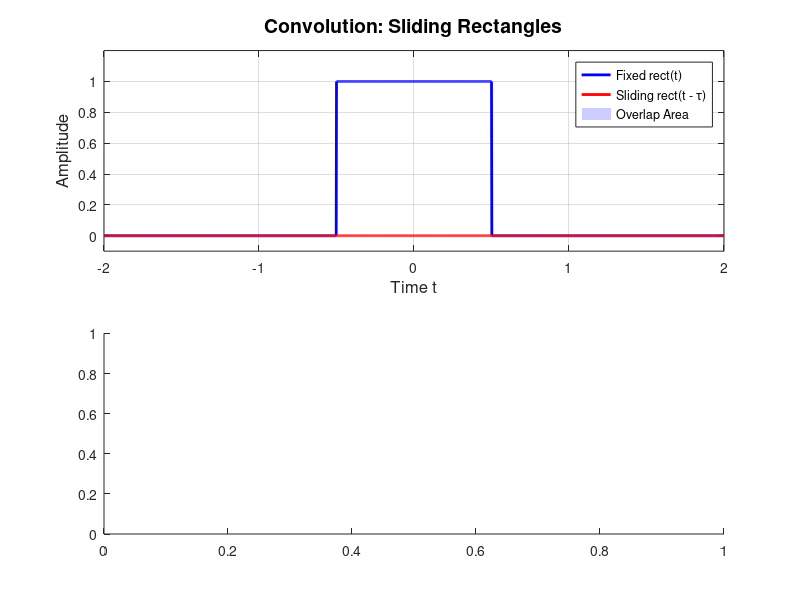

MATLAB code for this plot: (Note: this script raises an error after producing the figure.)
clc; clear; close all;

choice = menu('Select Animation', ...
    '1) rect * rect -> triangle (improved with labels and colors)', ...
    '2) Periodic triangular message (improved with cumulative build-up)', ...
    '3) Building the spectrum of periodic triangular message', ...
    '4) AM modulation envelope (improved true animation with zoom and labels)', ...
    '5) Effect of modulation index in AM (from under to over-modulation)', ...
    '6) AM modulated spectrum animation (shifting message spectrum)', ...
    '7) DSB-SC phase effect (improved with simultaneous animation and envelopes)', ...
    '8) Continuous phase change in DSB-SC', ...
    '9) Comparison between AM and DSB-SC waveforms');

switch choice
%% =========================================================
case 1 % rect * rect -> triangle (improved with labels, colors, and slower animation)
    dt = 0.002;
    t = -2:dt:2;
    rect1 = double(abs(t) <= 0.5);
    figure('Color','w', 'Position', [100 100 800 600])
    subplot(2,1,1)
    h1 = plot(t, rect1, 'b', 'LineWidth', 2); hold on
    h2 = plot(t, zeros(size(t)), 'r', 'LineWidth', 2);
    h3 = area(t, zeros(size(t)), 'FaceColor', [0.8 0.8 1], 'EdgeColor','none');
    title('Convolution: Sliding Rectangles', 'FontSize', 14)
    xlabel('Time t', 'FontSize', 12)
    ylabel('Amplitude', 'FontSize', 12)
    ylim([-0.1 1.2]); grid on
    legend('Fixed rect(t)', 'Sliding rect(t - \tau)', 'Overlap Area')
    subplot(2,1,2)
    h4 = animatedline('Color', 'g', 'LineWidth', 2);
    title('Resulting Triangle from Convolution', 'FontSize', 14)
    xlabel('Shift \tau', 'FontSize', 12)
    ylabel('Convolution Value', 'FontSize', 12)
    ylim([0 1.2]); grid on
    for k = 1:length(t)
        shift = t(k);
        rect2 = double(abs(t - shift) <= 0.5);
        overlap = rect1 .* rect2;
        conv_val = sum(overlap)*dt;
        set(h2,'YData',rect2)
        set(h3,'YData',overlap)
        addpoints(h4, t(k), conv_val)
        drawnow
        pause(0.005) % Slower for better visualization
    end
%% =========================================================
case 2 % Periodic triangular message (improved with cumulative build-up of pulses)
    dt = 0.0005;
    t = -0.4:dt:0.4;
    T0 = 0.12;
    alpha = 0.04;
    figure('Color','w', 'Position', [100 100 800 400])
    h = animatedline('LineWidth', 2, 'Color', 'b');
    title('Building Periodic Triangular Message m(t)', 'FontSize', 14)
    xlabel('Time (s)', 'FontSize', 12)
    ylabel('Amplitude', 'FontSize', 12)
    ylim([0 1.2]); grid on
    m_cum = zeros(size(t));
    for n = -5:5
        tau = t - n*T0;
        tri = max(1 - abs(tau)/alpha, 0);
        m_cum = m_cum + tri;
        set(h, 'XData', t, 'YData', m_cum);
        drawnow
        pause(0.5) % Pause to show each pulse addition
    end
    text(0, 1.1, 'Final Periodic Signal', 'FontSize', 12, 'HorizontalAlignment', 'center')
%% =========================================================
case 3 % Building the spectrum of periodic triangular message
    alpha = 40e-3;
    f0 = 1 / 120e-3;
    n_max = 10; % Number of harmonics to show
    f = -n_max*f0 : f0/100 : n_max*f0;
    sinc_env = alpha * f0 * sinc(alpha * f).^2; % Fixed: added f0
    figure('Color','w', 'Position', [100 100 800 400])
    plot(f, sinc_env, 'k--', 'LineWidth', 1.5); hold on
    title('Spectrum of Periodic Triangular m(t): Building Harmonics', 'FontSize', 14)
    xlabel('Frequency (Hz)', 'FontSize', 12)
    ylabel('|M(f)|', 'FontSize', 12)
    grid on
    ylim([0 max(sinc_env)*1.1])
    h_stems = [];
    for n = -n_max:n_max
        cn = alpha * f0 * sinc(n * alpha * f0)^2;
        h_stem = stem(n*f0, cn, 'b', 'LineWidth', 2, 'MarkerSize', 8);
        h_stems = [h_stems h_stem];
        text(n*f0, cn + 0.01, ['c_' num2str(n)], 'FontSize', 10, 'HorizontalAlignment', 'center')
        drawnow
        pause(0.5)
    end
    legend('sinc^2 Envelope', 'Harmonic Components')
%% =========================================================
case 4 % AM modulation TRUE animation (improved with moving window, labels, and envelope highlights)
    dt = 0.0005;
    t = 0:dt:0.4;
    fc = 100;
    T0 = 0.12;
    alpha = 0.04;
    % build periodic triangular message
    m = zeros(size(t));
    for n = -5:5
        tau = t - n*T0;
        tri = max(1 - abs(tau)/alpha, 0);
        m = m + tri;
    end
    carrier = cos(2*pi*fc*t);
    s = (1 + m) .* carrier; % Assuming ka=1, Ac=1
    window = 0.03; % visible moving time window
    figure('Color','w', 'Position', [100 100 800 800])
    subplot(3,1,1)
    plot(t, m, 'b', 'LineWidth', 2)
    title('Message Signal m(t)', 'FontSize', 14)
    xlabel('Time (s)', 'FontSize', 12)
    ylabel('Amplitude', 'FontSize', 12)
    ylim([0 1.2]); grid on
    h_cursor1 = xline(0,'r','LineWidth',2);
    subplot(3,1,2)
    plot(t, carrier, 'r', 'LineWidth', 2)
    title('Carrier Signal c(t)', 'FontSize', 14)
    xlabel('Time (s)', 'FontSize', 12)
    ylabel('Amplitude', 'FontSize', 12)
    ylim([-1.2 1.2]); grid on
    h_cursor2 = xline(0,'r','LineWidth',2);
    subplot(3,1,3)
    plot(t, s, 'g', 'LineWidth', 2); hold on
    h_env_pos = plot(t, 1+m, 'k--', 'LineWidth', 1.5);
    h_env_neg = plot(t, -(1+m), 'k--', 'LineWidth', 1.5);
    title('AM Modulated Signal s(t) with Envelopes', 'FontSize', 14)
    xlabel('Time (s)', 'FontSize', 12)
    ylabel('Amplitude', 'FontSize', 12)
    ylim([-2 2]); grid on
    legend('s(t)', 'Positive Envelope', 'Negative Envelope')
    h_cursor3 = xline(0,'r','LineWidth',2);
    for k = 1:5:length(t)
        t_now = t(k);
        set(h_cursor1,'Value',t_now)
        set(h_cursor2,'Value',t_now)
        set(h_cursor3,'Value',t_now)
        subplot(3,1,1)
        xlim([t_now-window/2 t_now+window/2]) % Centered zoom
        subplot(3,1,2)
        xlim([t_now-window/2 t_now+window/2])
        subplot(3,1,3)
        xlim([t_now-window/2 t_now+window/2])
        drawnow
        pause(0.01)
    end
%% =========================================================
case 5 % Effect of modulation index in AM (improved with triangular message)
    dt = 0.0005;
    t = 0:dt:0.4; % Longer to show multiple periods
    fc = 100; % Higher fc for better visualization
    T0 = 0.12;
    alpha = 0.04;
    Ac = 1;
    % build periodic triangular message, max=1
    m = zeros(size(t));
    for n = -5:5
        tau = t - n*T0;
        tri = max(1 - abs(tau)/alpha, 0);
        m = m + tri;
    end
    figure('Color','w', 'Position', [100 100 800 400])
    h_s = animatedline('Color', 'b', 'LineWidth', 2);
    hold on
    h_env_pos = plot(t, zeros(size(t)), 'k--', 'LineWidth', 1.5);
    h_env_neg = plot(t, zeros(size(t)), 'k--', 'LineWidth', 1.5);
    title('AM with Varying Modulation Index \mu (Triangular Message)', 'FontSize', 14)
    xlabel('Time (s)', 'FontSize', 12)
    ylabel('Amplitude', 'FontSize', 12)
    ylim([-2 2]); grid on
    h_text = text(0.05, 1.5, '\mu = 0', 'FontSize', 12);
    mu_values = 0:0.05:1.5; % Finer steps
    for mu = mu_values
        s = Ac * (1 + mu * m) .* cos(2*pi*fc*t);
        env_pos = Ac * (1 + mu * m);
        env_neg = -Ac * (1 + mu * m);
        set(h_env_pos, 'YData', env_pos);
        set(h_env_neg, 'YData', env_neg);
        set(h_text, 'String', ['\mu = ' num2str(mu)]);
        set(h_s, 'XData', [], 'YData', []);
        for k = 1:length(t)
            xdata = get(h_s, 'XData');
            ydata = get(h_s, 'YData');
            set(h_s, 'XData', [xdata t(k)], 'YData', [ydata s(k)]);
            drawnow limitrate
        end
        pause(0.5)
    end
    text(0.05, -1.5, 'Over-modulation causes envelope distortion', 'FontSize', 10)
%% =========================================================
case 6 % AM modulated spectrum animation (improved with discrete harmonics)
    alpha = 40e-3;
    f0 = 1 / 120e-3;
    fc = 100; % Carrier frequency
    n_max = 5;
    n = -n_max:n_max;
    f_disc = n * f0;
    M_disc = alpha * f0 * sinc(alpha * f_disc).^2;
    figure('Color','w', 'Position', [100 100 800 400])
    subplot(2,1,1)
    stem(f_disc, abs(M_disc), 'b', 'LineWidth', 2); hold on
    title('Message Spectrum M(f) - Discrete Harmonics', 'FontSize', 14)
    xlabel('Frequency (Hz)', 'FontSize', 12)
    ylabel('|M(f)|', 'FontSize', 12)
    grid on
    subplot(2,1,2)
    title('AM Spectrum S(f): Shifting and Adding', 'FontSize', 14)
    xlabel('Frequency (Hz)', 'FontSize', 12)
    ylabel('|S(f)|', 'FontSize', 12)
    xlim([-fc - n_max*f0 - 10, fc + n_max*f0 + 10])
    ylim([0 max([0.5, max(0.5*abs(M_disc))])*1.1])
    grid on
    % Animate shifting to +fc and -fc
    for shift = 0:2:fc % Larger step for faster animation
        cla;
        stem([-fc fc], [0.5 0.5], 'r', 'LineWidth', 2);
        f_pos = f_disc + shift;
        f_neg = f_disc - shift;
        stem(f_pos, 0.5 * abs(M_disc), 'g');
        stem(f_neg, 0.5 * abs(M_disc), 'g');
        xlim([-fc - n_max*f0 - 10, fc + n_max*f0 + 10])
        ylim([0 max([0.5, max(0.5*abs(M_disc))])*1.1])
        grid on
        drawnow
        pause(0.01)
    end
    legend('Carrier Deltas', 'Shifted M(f)')
%% =========================================================
case 7 % DSB-SC phase effect (improved with simultaneous point-by-point animation across all phases)
    t = 0:0.0005:0.2;
    fm = 5;
    fc = 50;
    phi_list = [0 pi/4 pi/2 3*pi/4];
    Am = 1; Ac = 1;
    figure('Color','w', 'Position', [100 100 800 800])
    h = gobjects(length(phi_list),1);
    s_list = zeros(length(phi_list), length(t));
    m = Am * cos(2*pi*fm*t);
    for p = 1:length(phi_list)
        phi = phi_list(p);
        subplot(4,1,p)
        h(p) = animatedline('Color', 'm', 'LineWidth', 2);
        hold on
        plot(t, m, 'b--', 'LineWidth', 1) % Message envelope
        plot(t, -m, 'b--', 'LineWidth', 1)
        ylim([-1.2 1.2]); grid on
        title(['DSB-SC with Phase \phi = ' num2str(phi*180/pi) '°'], 'FontSize', 12)
        xlabel('Time (s)', 'FontSize', 10)
        ylabel('Amplitude', 'FontSize', 10)
        legend('s(t)', 'Envelope', '')
        c = Ac * cos(2*pi*fc*t + phi);
        s_list(p,:) = m .* c;
    end
    for k = 1:length(t)
        for p = 1:length(phi_list)
            xdata = get(h(p), 'XData');
            ydata = get(h(p), 'YData');
            set(h(p), 'XData', [xdata t(k)], 'YData', [ydata s_list(p,k)]);
        end
        drawnow limitrate
    end
%% =========================================================
case 8 % Continuous phase change in DSB-SC
    t = 0:0.0005:0.2;
    fm = 5;
    fc = 50;
    Am = 1; Ac = 1;
    figure('Color','w', 'Position', [100 100 800 400])
    h_s = animatedline('Color', 'c', 'LineWidth', 2);
    title('DSB-SC with Continuous Phase Change', 'FontSize', 14)
    xlabel('Time (s)', 'FontSize', 12)
    ylabel('Amplitude', 'FontSize', 12)
    ylim([-1.2 1.2]); grid on
    h_text = text(0.1, 1.0, '\phi = 0°', 'FontSize', 12);
    m = Am * cos(2*pi*fm*t);
    for phi_deg = 0:5:180
        phi = phi_deg * pi / 180;
        c = Ac * cos(2*pi*fc*t + phi);
        s = m .* c;
        set(h_s, 'XData', [], 'YData', []);
        for k = 1:length(t)
            xdata = get(h_s, 'XData');
            ydata = get(h_s, 'YData');
            set(h_s, 'XData', [xdata t(k)], 'YData', [ydata s(k)]);
            drawnow limitrate
        end
        set(h_text, 'String', ['\phi = ' num2str(phi_deg) '°'])
        pause(0.5)
    end
%% =========================================================
case 9 % Comparison between AM and DSB-SC waveforms (fixed to animate without initial full plot)
    dt = 0.0005;
    t = 0:dt:0.2;
    fm = 5;
    fc = 50;
    Am = 1; Ac = 1;
    phi = 0; % For DSB-SC
    m = Am * cos(2*pi*fm*t);
    c = Ac * cos(2*pi*fc*t + phi);
    s_dsb = m .* c;
    s_am = (1 + m) .* c; % mu=1
    figure('Color','w', 'Position', [100 100 800 600])
    subplot(2,1,1)
    plot(t, 1 + m, 'k--'); hold on
    plot(t, -(1 + m), 'k--')
    title('AM Waveform (with Carrier)', 'FontSize', 14)
    xlabel('Time (s)', 'FontSize', 12)
    ylabel('Amplitude', 'FontSize', 12)
    ylim([-2 2]); grid on
    legend('Envelopes')
    h_am = animatedline('Color','b', 'LineWidth', 2);
    subplot(2,1,2)
    plot(t, m, 'k--'); hold on
    plot(t, -m, 'k--')
    title('DSB-SC Waveform (no Carrier)', 'FontSize', 14)
    xlabel('Time (s)', 'FontSize', 12)
    ylabel('Amplitude', 'FontSize', 12)
    ylim([-1.2 1.2]); grid on
    legend('Envelopes')
    h_dsb = animatedline('Color','r', 'LineWidth', 2);
    for k = 1:length(t)
        xdata_am = get(h_am, 'XData');
        ydata_am = get(h_am, 'YData');
        set(h_am, 'XData', [xdata_am t(k)], 'YData', [ydata_am s_am(k)]);
        xdata_dsb = get(h_dsb, 'XData');
        ydata_dsb = get(h_dsb, 'YData');
        set(h_dsb, 'XData', [xdata_dsb t(k)], 'YData', [ydata_dsb s_dsb(k)]);
        drawnow limitrate
    end
end
